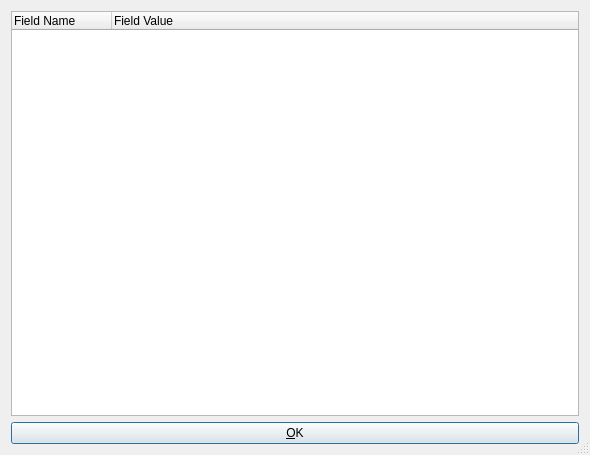
<?xml version="1.0" encoding="UTF-8"?>
<ui version="4.0">
 <class>SpektraRecordDialog_base</class>
 <widget class="QDialog" name="SpektraRecordDialog_base">
  <property name="geometry">
   <rect>
    <x>0</x>
    <y>0</y>
    <width>590</width>
    <height>455</height>
   </rect>
  </property>
  <property name="windowTitle">
   <string>SPEKTRA record viewer</string>
  </property>
  <property name="windowIcon">
   <iconset resource="gex.qrc">
    <normaloff>:/gex/icons/gex_application_48x48.png</normaloff>:/gex/icons/gex_application_48x48.png</iconset>
  </property>
  <property name="autoFillBackground">
   <bool>true</bool>
  </property>
  <property name="sizeGripEnabled">
   <bool>true</bool>
  </property>
  <layout class="QVBoxLayout">
   <item>
    <widget class="QTreeWidget" name="treeWidgetFields">
     <property name="sizePolicy">
      <sizepolicy hsizetype="Preferred" vsizetype="Preferred">
       <horstretch>0</horstretch>
       <verstretch>0</verstretch>
      </sizepolicy>
     </property>
     <property name="rootIsDecorated">
      <bool>false</bool>
     </property>
     <attribute name="headerDefaultSectionSize">
      <number>100</number>
     </attribute>
     <attribute name="headerDefaultSectionSize">
      <number>100</number>
     </attribute>
     <column>
      <property name="text">
       <string>Field Name</string>
      </property>
     </column>
     <column>
      <property name="text">
       <string>Field Value</string>
      </property>
     </column>
    </widget>
   </item>
   <item>
    <widget class="QPushButton" name="buttonOk">
     <property name="windowTitle">
      <string/>
     </property>
     <property name="text">
      <string>&amp;OK</string>
     </property>
     <property name="shortcut">
      <string>Alt+O</string>
     </property>
     <property name="autoDefault">
      <bool>true</bool>
     </property>
     <property name="default">
      <bool>true</bool>
     </property>
    </widget>
   </item>
  </layout>
 </widget>
 <layoutdefault spacing="6" margin="11"/>
 <pixmapfunction>qPixmapFromMimeSource</pixmapfunction>
 <resources>
  <include location="gex.qrc"/>
 </resources>
 <connections/>
</ui>
